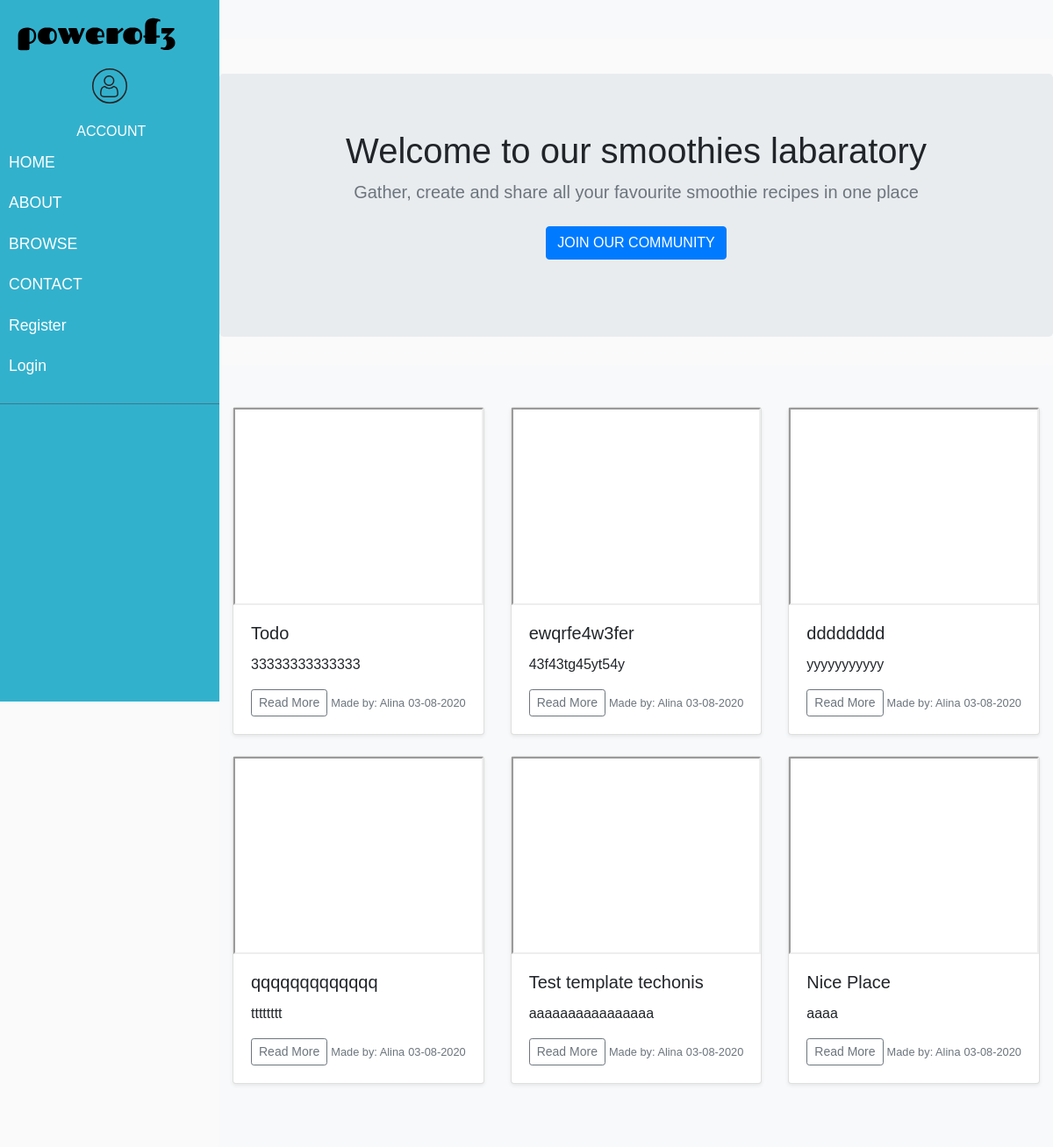
The page /alinarrr on the database its author committed.
### po3/models.py (models this page shows, shortened)
class Recipe(db.Model):
    users = db.relationship(User)
    id = db.Column(db.Integer,primary_key=True)
    user_id = db.Column(db.Integer,db.ForeignKey('users.id'))
    date = db.Column(db.DateTime,nullable=False,default=datetime.today)
    title = db.Column(db.String(140),nullable=False)
    description = db.Column(db.Text,nullable=False)
    ingriedient1 = db.Column(db.String(16),nullable=False)
    ingriedient2 = db.Column(db.String(16),nullable=False)
    ingriedient3 = db.Column(db.String(16),nullable=False)
    smoothie_video = db.Column(db.String(128),nullable=False)

class User(db.Model,UserMixin):
    __tablename__ = 'users'
    id = db.Column(db.Integer,primary_key=True)
    email = db.Column(db.String(128),unique=True,index=True,nullable=False)
    username = db.Column(db.String(32),nullable=False,unique=True)
    password_hash = db.Column(db.String(128))
    first_name = db.Column(db.String(64),nullable=False)
    last_name = db.Column(db.String(64),nullable=False)
    profile_image = db.Column(db.String(128),default='default.svg')
    short_story = db.Column(db.Text(),default="This is my short story")
    recipes = db.relationship('Recipe',backref='chef',lazy=True)

### po3/users/views.py (the view)
@users.route('/<username>')
def user_recipes(username):
    page = request.args.get('page',1,type=int)
    user = User.query.filter_by(username=username).first_or_404()
    recipe_cards = Recipe.query.filter_by(chef=user).order_by(Recipe.date.desc()).paginate(page=page,per_page=10)
    return render_template('user_recipes.html',recipe_cards=recipe_cards,user=user)

### po3/templates/user_recipes.html
{% extends 'base.html' %}
{% block content %}
    <section class="jumbotron justify-content-center text-center">
        <div class="container">
        <h1>Welcome to our smoothies labaratory</h1>
            <p class="lead text-muted">Gather, create and share all your favourite smoothie recipes in one place</p>
            <p>
        <a href="{{url_for('users.register')}}" class="btn btn-primary my-2">JOIN OUR COMMUNITY</a>
        </p>
        </div>
    </section>
  <div class="album py-5 bg-light">
    <div class="container">
      <div class="row">
{% for recipe in recipe_cards.items %}
        <div class="col-md-4">
          <div class="card mb-4 shadow-sm">
            <iframe width="100%" height="225" src="{{recipe.smoothie_video}}"></iframe>
            <div class="card-body">
              <h5 class="card-title">{{recipe.title}}</h5>
              <p class="card-text">{{recipe.description|truncate(50)}}</p>
              <div class="d-flex justify-content-between align-items-center">
                <div class="btn-group">
                  <button type="button" class="btn btn-sm btn-outline-secondary"><a href="{{url_for('recipe_cards.recipe_card',recipe_card_id=recipe.id)}}">Read More</a></button>
                </div>
                <small class="text-muted">Made by: <a href="{{url_for('users.user_recipes',username=recipe.chef.username)}}">{{recipe.chef.first_name}}</a></small>
                <small class="text-muted">{{recipe.date.strftime('%d-%m-%Y')}}</small>
              </div>
            </div>
          </div>
        </div>
        {% endfor %}
{% endblock %}

### po3/static/css/style.css (style rules this page uses)
:root { --mainBlack: #242424; --mainBlue: #32B1CD; --mainPink: #D14398; --mainWhite: #FAFAFA; --mainGrey: #3D4849; --mainFont: 'Roboto'; --secondFont: 'Ubuntu'; }
html { height: 100vh; }
body { font-family: 'Arial'; background: var(--mainWhite); }
a, a:hover, a:focus { color: inherit; text-decoration: none; transition: all 0.3s; }

### rows shown on the page
Recipe: title "Todo", description "33333333333333", chef.first_name "Alina", date "03-08-2020"
Recipe: title "ewqrfe4w3fer", description "43f43tg45yt54y", chef.first_name "Alina", date "03-08-2020"
Recipe: title "dddddddd", description "yyyyyyyyyyy", chef.first_name "Alina", date "03-08-2020"
Recipe: title "qqqqqqqqqqqqq", description "tttttttt", chef.first_name "Alina", date "03-08-2020"
Recipe: title "Test template techonis", description "aaaaaaaaaaaaaaaa", chef.first_name "Alina", date "03-08-2020"
Recipe: title "Nice Place", description "aaaa", chef.first_name "Alina", date "03-08-2020"
